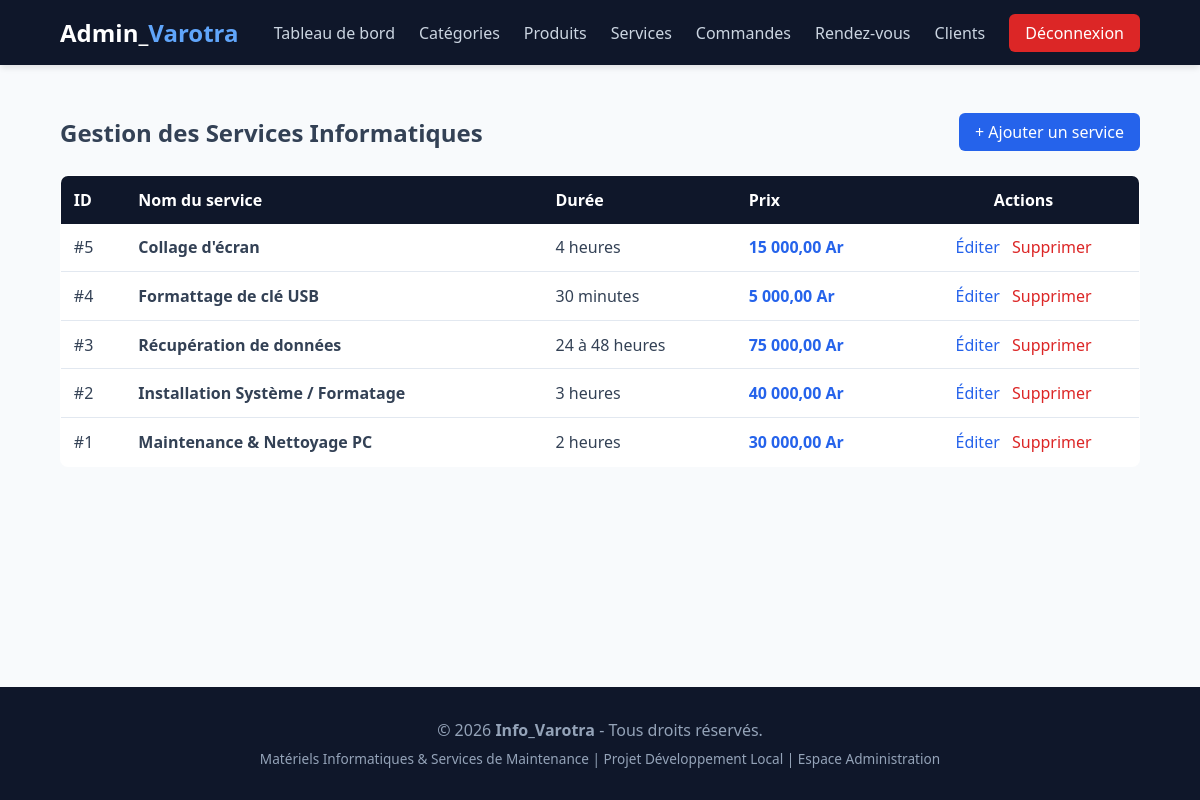
Page /admin/services.php (signed in) on the earlier database version.
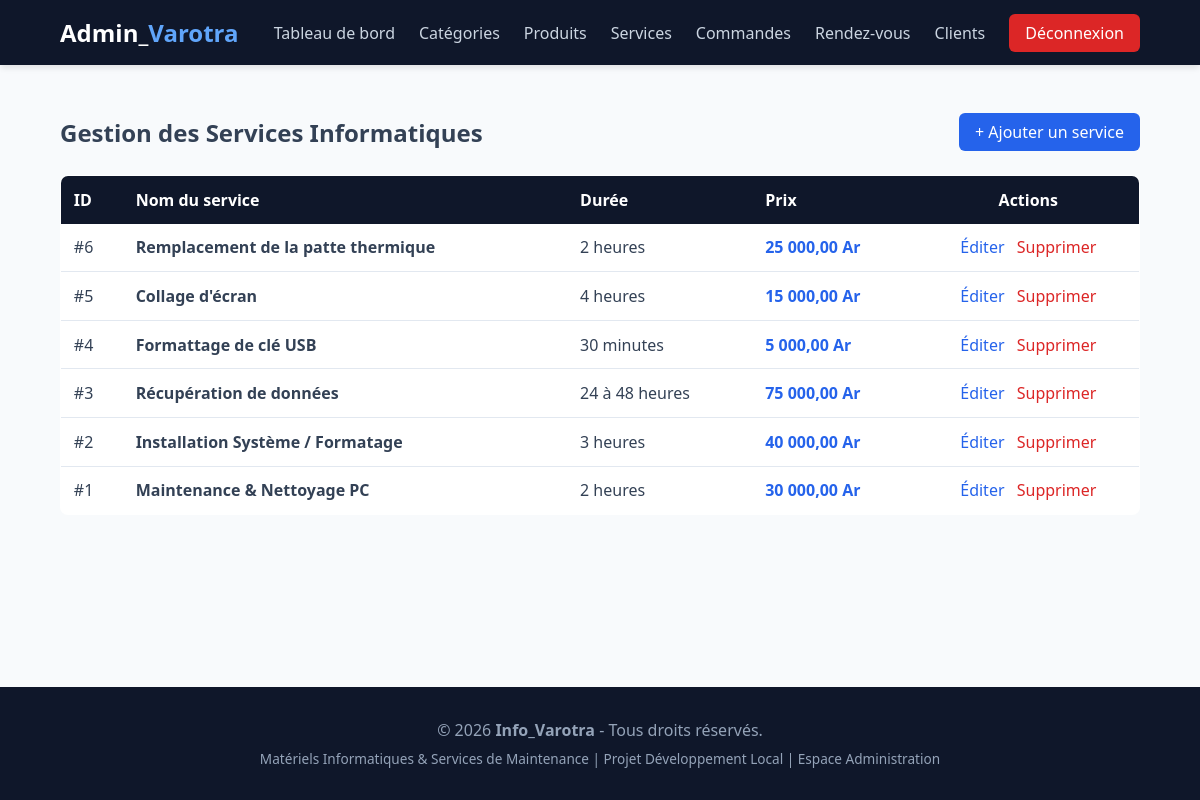
Same page on the later database version.
### tables this page shows
CREATE TABLE `service` (
  `id_service` int NOT NULL,
  `nom_service` varchar(150) NOT NULL,
  `description` text,
  `prix` decimal(10,2) NOT NULL,
  `duree_estimee` varchar(50) DEFAULT NULL
);

### admin/services.php (the view, shortened to what this page needs)
<?php
require_once '../config/database.php';
$services = $pdo->query("SELECT * FROM service ORDER BY id_service DESC")->fetchAll();
require_once __DIR__ . '/includes/header.php';
?>
<!DOCTYPE html>
<html lang="fr">
<head>
    <link rel="stylesheet" href="/Info_Varotra/assets/css/style.css">
</head>
<body>
<main class="container">
    <div style="display: flex; justify-content: space-between; align-items: center; margin-bottom: 1.5rem;">
        <h2>Gestion des Services Informatiques</h2>
        <a href="service_form.php" class="btn-primary" style="text-decoration: none;">+ Ajouter un service</a>
    </div>
    <table style="width: 100%; border-collapse: collapse; background: white; border-radius: 8px; overflow: hidden; border: 1px solid var(--border-color);">
        <thead>
            <tr style="background: var(--primary); color: white; text-align: left;">
                <th style="padding: 0.8rem;">ID</th>
                <th style="padding: 0.8rem;">Nom du service</th>
                <th style="padding: 0.8rem;">Durée</th>
                <th style="padding: 0.8rem;">Prix</th>
                <th style="padding: 0.8rem; text-align: center;">Actions</th>
            </tr>
        </thead>
        <tbody>
            <?php foreach ($services as $srv): ?>
                <tr style="border-bottom: 1px solid var(--border-color);">
                    <td style="padding: 0.8rem;">#<?= $srv['id_service'] ?></td>
                    <td style="padding: 0.8rem; font-weight: bold;"><?= htmlspecialchars($srv['nom_service']) ?></td>
                    <td style="padding: 0.8rem;"><?= htmlspecialchars($srv['duree_estimee'] ?? 'Non spécifiée') ?></td>
                    <td style="padding: 0.8rem; color: var(--accent); font-weight: bold;"><?= number_format($srv['prix'], 2, ',', ' ') ?> Ar</td>
                    <td style="padding: 0.8rem; text-align: center;">
                        <a href="service_form.php?id=<?= $srv['id_service'] ?>" style="color: #2563eb; text-decoration: none; margin-right: 0.5rem;">Éditer</a>
                        <a href="services.php?action=delete&id=<?= $srv['id_service'] ?>" onclick="return confirm('Supprimer ce service ?');" style="color: #dc2626; text-decoration: none;">Supprimer</a>
                    </td>
                </tr>
            <?php endforeach; ?>
        </tbody>
    </table>
</main>
<?php require_once __DIR__ . '/includes/footer.php';?>

Differences in the rows shown:
added service: id_service "6", nom_service "Remplacement de la patte thermique", duree_estimee "2 heures", prix "25 000,00"
